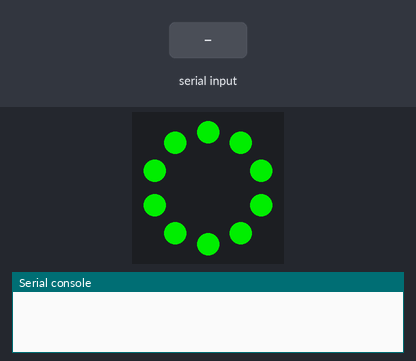
This program was run on a simulated Circuit Playground running CircuitPython. Shown: the board's ring of 10 RGB LEDs (number 0 left of the top, counting anticlockwise), the last lines printed to the serial console. The inputs (shaded band) are chosen by the test bench. Dim RGB values are drawn brighter than linear.

Above: at 0.1 s.
1.7 s: "ON" typed at the serial console, then Enter
At 1.86 s:
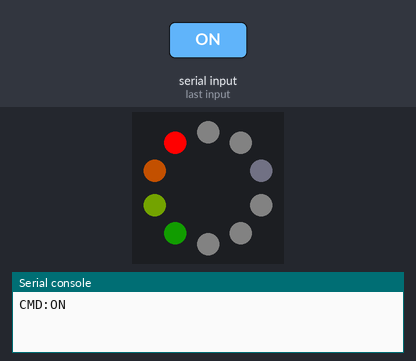
4.1 s: "ON" typed at the serial console, then Enter
At 4.96 s:
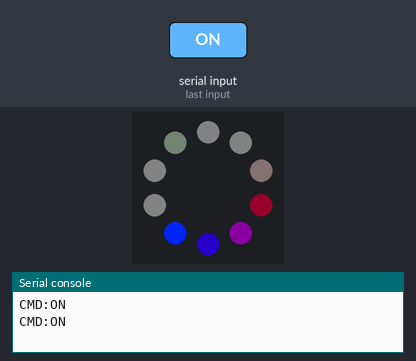
7.1 s: "ON" typed at the serial console, then Enter
At 8.07 s:
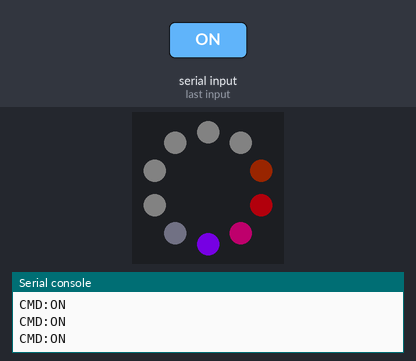
15.4 s: "ON" typed at the serial console, then Enter
At 16.14 s:
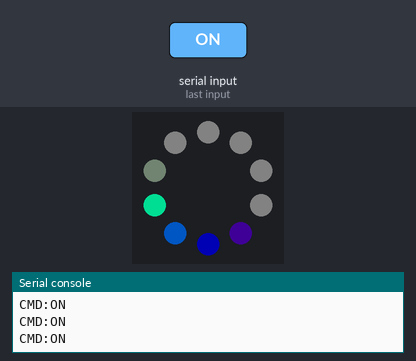

The program:

code.py
```python
import board
import neopixel
import supervisor
import sys
import time

pixels = neopixel.NeoPixel(board.NEOPIXEL, 10, brightness=1.0, auto_write=False)
pixels.fill((0, 200, 0))
pixels.show()
time.sleep(0.4)
pixels.fill((0, 0, 0))
pixels.show()

def wheel(pos):
    pos = pos & 255
    if pos < 85:
        return (255 - pos * 3, pos * 3, 0)
    elif pos < 170:
        pos -= 85
        return (0, 255 - pos * 3, pos * 3)
    else:
        pos -= 170
        return (pos * 3, 0, 255 - pos * 3)

animating = False
frame = 0
buf = ""

while True:
    if supervisor.runtime.serial_bytes_available:
        ch = sys.stdin.read(1)
        if ch in ('\r', '\n'):
            cmd = buf.strip()
            if cmd:
                print("CMD:" + cmd)
                if cmd == "ON":
                    animating = True
                    frame = 0
                elif cmd == "OFF":
                    animating = False
                    pixels.fill((0, 0, 0))
                    pixels.show()
            buf = ""
        else:
            buf += ch

    if animating:
        # Comet head travels one full lap every ~1.6s (8 ticks × 20ms × 10 pixels)
        head = (frame // 8) % 10
        # Hue base drifts slowly so colors shift as the comet cycles
        hue_base = (frame * 3) & 255

        for i in range(10):
            dist = (i - head) % 10
            r, g, b = wheel((hue_base + i * 25) & 255)
            if dist == 0:
                pixels[i] = (r, g, b)
            elif dist == 1:
                pixels[i] = (r >> 1, g >> 1, b >> 1)
            elif dist == 2:
                pixels[i] = (r >> 2, g >> 2, b >> 2)
            elif dist == 3:
                pixels[i] = (r >> 3, g >> 3, b >> 3)
            else:
                pixels[i] = (max(6, r >> 5), max(6, g >> 5), max(6, b >> 5))

        pixels.show()
        frame = (frame + 1) % 2048
        time.sleep(0.02)
```

Measured:
- after the input at 1.7 s, the LEDs: change at once (image 1)
- after the input at 4.1 s, the LEDs: first change after 0.09 s (image 2 shows a later state)
